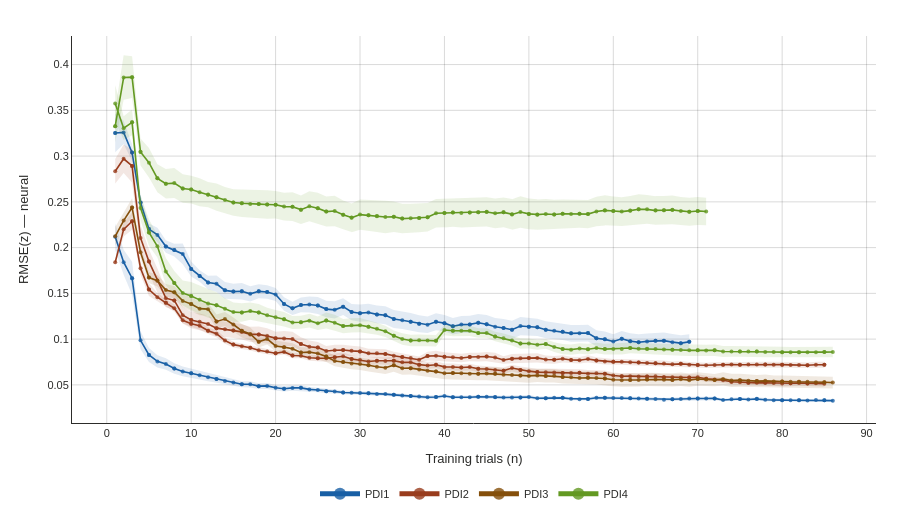

The cell this chart's notebook holds for it:
### Markdown cell above
## Fig 63: Data efficiency

### Code cell
import json
import logging
from typing import Dict, List, Tuple

import numpy as np
import plotly.graph_objects as go

from dashboard.thesis.constants import (
    FONT_FAMILY,
    FONT_SIZE_BASE,
    FONT_SIZE_LABEL,
    FONT_SIZE_TICK,
    PARTICIPANT_COLORS,
    ThesisTheme,
    apply_thesis_style,
    grid_color,
    legend_bgcolor,
    paper_colors,
    true_line_color,
)

logger = logging.getLogger(__name__)

_HUNGRINESS_SUBDIR = "data_hungriness"


def _session_display_label(dir_name: str) -> Tuple[str, str]:
    parts = dir_name.split("_")
    for i, p in enumerate(parts):
        if p.startswith("PDI") and len(p) > 3:
            pid = p
            sess = parts[i + 1] if i + 1 < len(parts) else "?"
            return pid, f"{pid}_S{sess}"
    return "?", dir_name[:20]


def _load_hungriness_data(
    hungriness_root: Path,
) -> List[Tuple[str, str, np.ndarray, np.ndarray, np.ndarray]]:
    results = []
    if not hungriness_root.is_dir():
        return results
    for json_path in sorted(hungriness_root.glob("*/data_hungriness_summary.json")):
        dir_name = json_path.parent.name
        pid, sess_label = _session_display_label(dir_name)
        try:
            data = json.loads(json_path.read_text())
        except Exception:
            logger.warning("Could not load %s", json_path)
            continue
        data = sorted(data, key=lambda d: d["n_train_trials"])
        n_arr = np.array([d["n_train_trials"] for d in data], dtype=float)
        rmse_arr = np.array([d.get("rmse_neural_mean", float("nan")) for d in data], dtype=float)
        se_arr = np.array([d.get("rmse_neural_se_mean", float("nan")) for d in data], dtype=float)
        results.append((pid, sess_label, n_arr, rmse_arr, se_arr))
    return results


theme = ThesisTheme.LIGHT
show_se_bands = True
paper_bg, plot_bg = paper_colors(theme)
grid = grid_color(theme)
fg = true_line_color(theme)

hungriness_root = Path(results_root) / _HUNGRINESS_SUBDIR
session_data = _load_hungriness_data(hungriness_root)

if not session_data:
    fig = go.Figure()
    fig.add_annotation(
        text="No data_hungriness results found.",
        x=0.5, y=0.5,
        xref="paper", yref="paper",
        showarrow=False,
        font=dict(size=FONT_SIZE_LABEL, family=FONT_FAMILY),
    )
    fig.update_layout(margin=dict(l=40, r=40, t=40, b=40))
else:
    _extra_colors: Dict[str, str] = {
        "PDI1": "#185FA5",
        "PDI2": "#4CAF82",
        "PDI3": "#0F6E56",
        "PDI4": "#2D9659",
    }

    seen_pids: set[str] = set()
    fig = go.Figure()

    for pid, sess_label, n_arr, rmse_arr, se_arr in session_data:
        color = PARTICIPANT_COLORS.get(pid, _extra_colors.get(pid, "#888888"))
        show_leg = pid not in seen_pids
        seen_pids.add(pid)

        if show_se_bands and np.any(np.isfinite(se_arr)):
            upper = rmse_arr + se_arr
            lower = np.clip(rmse_arr - se_arr, 0, None)
            fill_color = color.lstrip("#")
            r, g, b = int(fill_color[0:2], 16), int(fill_color[2:4], 16), int(fill_color[4:6], 16)
            rgba_fill = f"rgba({r},{g},{b},0.12)"
            fig.add_trace(
                go.Scatter(
                    x=np.concatenate([n_arr, n_arr[::-1]]),
                    y=np.concatenate([upper, lower[::-1]]),
                    fill="toself",
                    fillcolor=rgba_fill,
                    line=dict(width=0),
                    showlegend=False,
                    hoverinfo="skip",
                    mode="lines",
                )
            )

        fig.add_trace(
            go.Scatter(
                x=n_arr,
                y=rmse_arr,
                mode="lines+markers",
                name=pid,
                legendgroup=pid,
                showlegend=show_leg,
                line=dict(color=color, width=1.6),
                marker=dict(size=4, color=color, opacity=0.8),
                hovertemplate=f"{sess_label}<br>n=%{{x}}<br>RMSE=%{{y:.3f}}<extra></extra>",
            )
        )

    apply_thesis_style(
        fig,
        theme,
        height=520,
        margin=dict(l=72, r=24, t=36, b=80),
        hovermode="closest",
        legend_y=-0.22,
    )
    fig.update_xaxes(
        title=dict(
            text="Training trials (n)",
            font=dict(size=FONT_SIZE_LABEL, family=FONT_FAMILY),
        ),
        zeroline=False,
    )
    fig.update_yaxes(
        title=dict(
            text="RMSE(z) \u2014 neural",
            font=dict(size=FONT_SIZE_LABEL, family=FONT_FAMILY),
        ),
        zeroline=False,
    )

fig.write_image(str(OUT / 'fig_063_data_efficiency.png'), width=1000, height=500, scale=2)
fig.show()
